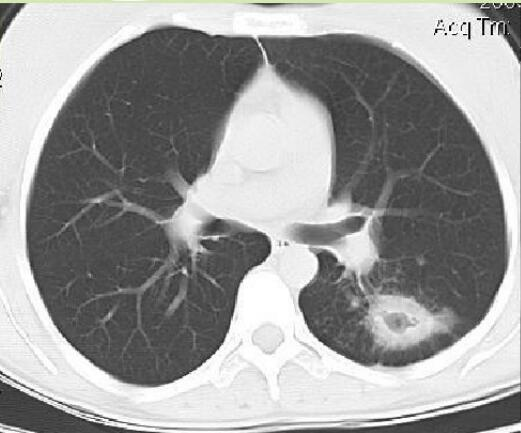
#> input picture advanced-8/1.jpg, 521 x 433 px, found by its file name
$ python main.py
#> lines starting #> are read from the running program, lines starting #| are printed output that depends on the picture; after the words box and inside, x2 and y2 are one past the last pixel; in counts of white or black regions, pixels touching at a corner belong together
#> further down, image is the input picture: shape (433, 521, 3); mean B, G, R 154.9, 155.3, 155.2
import cv2
import matplotlib.pyplot as plt
from skimage.color import label2rgb
from skimage.segmentation import watershed
from skimage.feature import canny
from skimage.morphology import reconstruction, disk, remove_small_objects, dilation
from skimage.measure import label


def morph_open_close_reconstruction(image):
    se = cv2.getStructuringElement(cv2.MORPH_DILATE, (10, 10))
    eroded = cv2.erode(image, se)
    reconstructed = reconstruction(eroded, image)
    dilated = cv2.dilate(reconstructed, se)
    closed_reconstructed = cv2.erode(dilated, se)
    return closed_reconstructed


def find_region_maximum(image, threshold):
#> called with threshold = 80
    image = 255 - image
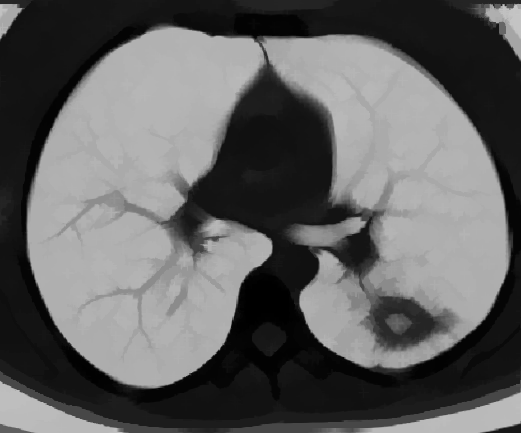
#> image: shape (433, 521) float64; min 0, max 198, mean 97.6
    fgm = image > threshold
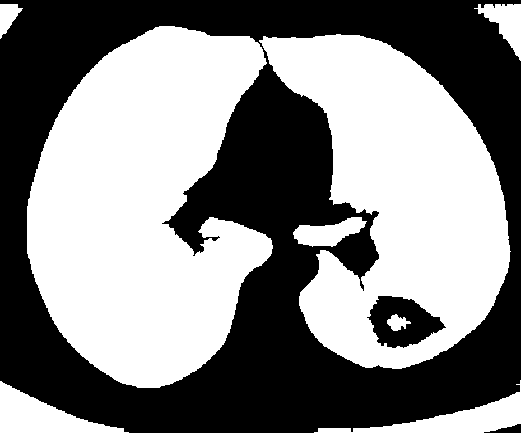
#> fgm: shape (433, 521) bool; 51.9% white; 3 black regions, box (x1, y1, x2, y2) and area: (0, 0, 521, 433) 106007, (367, 296, 446, 348) 2426, (484, 424, 521, 433) 169
    return 255 - fgm


def canny_edge_detect_and_fix_boundry(image):
    boundry_image = canny(image)
    boundry_image = remove_small_objects(boundry_image, min_size=1)
    boundry_image = dilation(boundry_image, disk(1))
    return boundry_image


# 读取图像并转换为灰度图像
image = cv2.imread("advanced-8/1.jpg")
gray = cv2.cvtColor(image, cv2.COLOR_BGR2GRAY)

plt.figure(figsize=(10, 6))
plt.subplot(241)
plt.imshow(gray, cmap="gray")
plt.title("Original Image")

# 形态学操作：开闭重建
closed_reconstructed = morph_open_close_reconstruction(gray)
plt.subplot(242)
plt.imshow(closed_reconstructed, cmap="gray")
plt.title("Opening-Closing Reconstruction")

fgm = find_region_maximum(closed_reconstructed, 80)
plt.subplot(243)
plt.imshow(fgm, cmap="gray")
plt.title("Foreground markers")

# 标记连通区域（分水岭盆地）
labeled_fgm = label(fgm, connectivity=None)
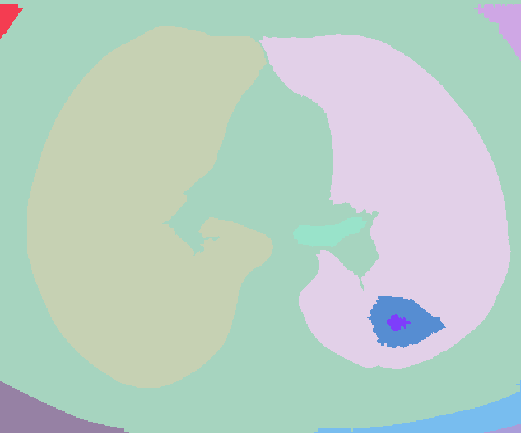
#> labeled_fgm: shape (433, 521) int64; 11 distinct labels, from 1 to 11; one colour per label, 0 black
watershed_lung_right = labeled_fgm == 4
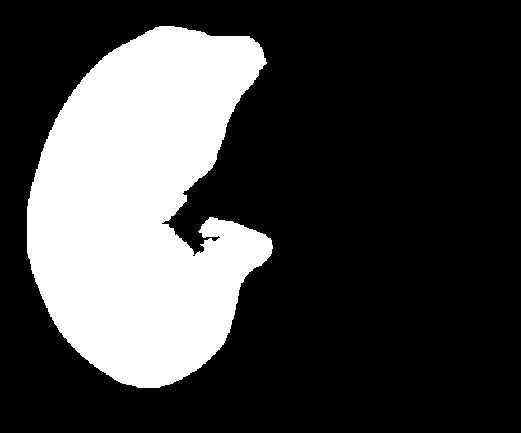
#> watershed_lung_right: shape (433, 521) bool; 26.7% white; 1 white region, box (x1, y1, x2, y2) and area: (27, 26, 273, 388) 60229
watershed_lung_left = labeled_fgm == 5
#> watershed_lung_left: shape (433, 521) bool; 21.1% white; 1 white region, box (x1, y1, x2, y2) and area: (259, 34, 511, 369) 47515
watershed_lung = watershed_lung_right + watershed_lung_left
#> watershed_lung: shape (433, 521) bool; 47.8% white; 2 white regions, box (x1, y1, x2, y2) and area: (27, 26, 273, 388) 60229, (259, 34, 511, 369) 47515
plt.subplot(244)
plt.imshow(watershed_lung, cmap="gray")
plt.title("Watershed Basins")

# 使用Canny边缘检测修正边界
boundary_mask = canny_edge_detect_and_fix_boundry(watershed_lung)
#> in canny_edge_detect_and_fix_boundry, `boundry_image = canny(image)`: boundry_image: shape (433, 521) bool; 1.4% white in thin lines or dots, all inside (x1, y1, x2, y2) = (26, 25, 511, 389)
#> in canny_edge_detect_and_fix_boundry, `boundry_image = dilation(boundry_image, disk(1))`:
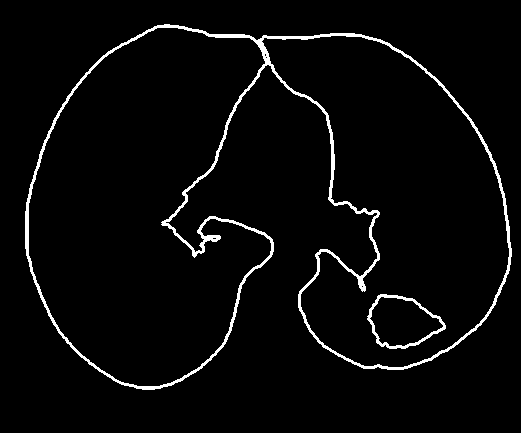
#> boundry_image: shape (433, 521) bool; 3.4% white; 2 white regions, box (x1, y1, x2, y2) and area: (25, 24, 512, 390) 7119, (367, 294, 446, 349) 618

# 显示修正后的边界
plt.subplot(245)
plt.imshow(boundary_mask, cmap="gray")
plt.title("Boundary correction")

# 显示分割的边界图像
plt.subplot(246)
plt.imshow(image)
plt.imshow(boundary_mask, alpha=0.3)
plt.title("Segmented Image")

# 进行分水岭变换
watershed_mask = watershed(boundary_mask)
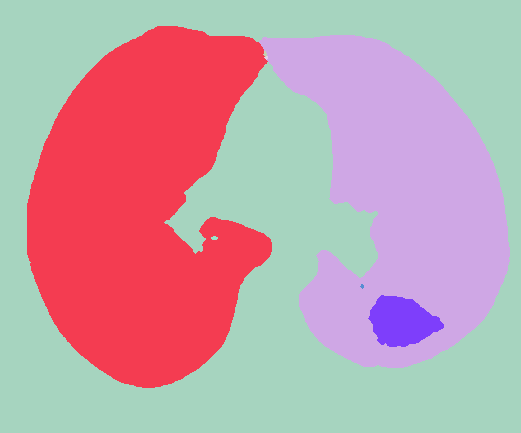
#> watershed_mask: shape (433, 521) int32; 8 distinct labels, from 1 to 8; one colour per label, 0 black

# 颜色标记分水岭区域
rgb_mask = label2rgb(watershed_mask, bg_label=0)
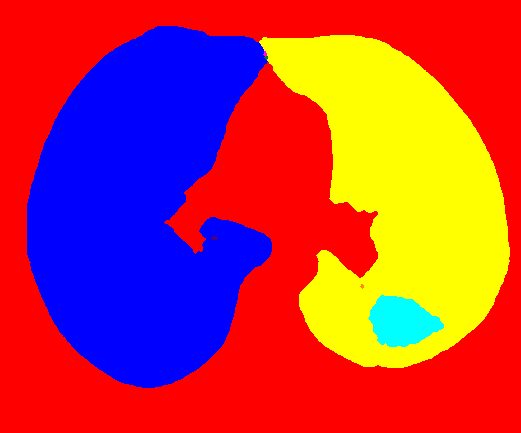
#> rgb_mask: shape (433, 521, 3) float64; mean R, G, B 0.721, 0.222, 0.279
plt.subplot(247)
plt.imshow(image)
plt.imshow(rgb_mask, alpha=0.3)
plt.title("Segmented Image(Watershed)")

plt.tight_layout()
plt.show()
#> figure, not shown here; B, G, R data is drawn as R, G, B
